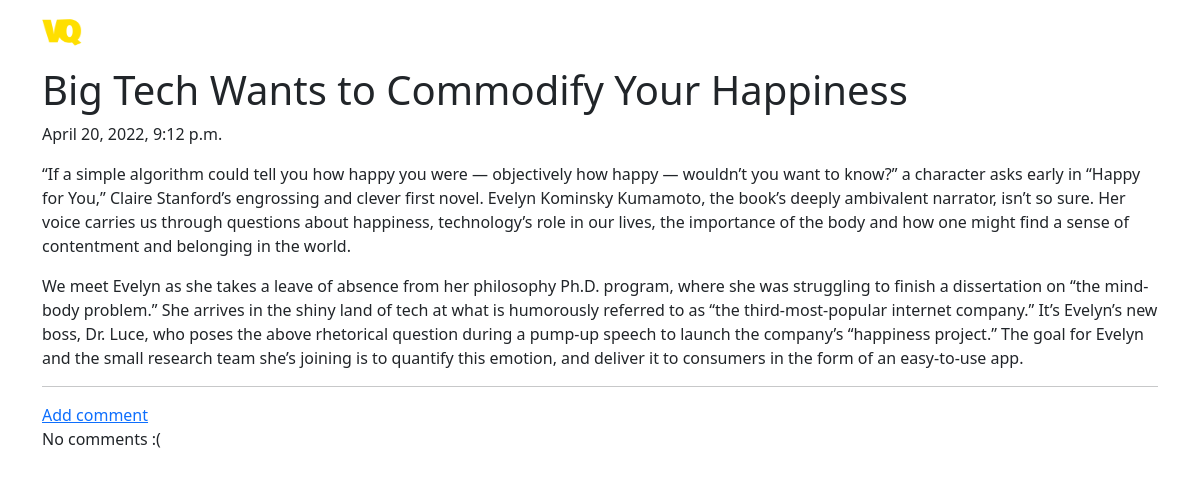
Page /post/9 on the committed database.
### blog/models.py (models this page shows, shortened)
class Post(models.Model):
    author = models.ForeignKey('auth.User', on_delete=models.CASCADE)
    title = models.CharField(max_length=200)
    text = models.TextField()
    create_date = models.DateTimeField(default=timezone.now)
    published_date = models.DateTimeField(blank=True, null=True)

### blog/views.py (the view)
# urls.py: path('post/<int:pk>', PostDetailView.as_view(), name='post_detail'),
class PostDetailView(DetailView):
    model = Post

### blog/templates/blog/post_detail.html (shortened to what this page needs)
{% extends 'blog/base.html' %}
{% block content %}
    <div class="block block_theme">
        <h1 class="post_title">{{ post.title }}</h1>
        {% if post.published_date %}
            <div class="date post_date">
                {{ post.published_date }}
            </div>
        {% else %}
            <a href="{% url 'post_publish' pk=post.pk %}" class="btn btn-primary">Publish</a>
        {% endif %}
        <p class="post_content">{{ post.text|safe|linebreaksbr }}</p>
        <hr>
    </div>
    <div class="d-flex flex-column">
     <a href="{% url 'add_comment_to_post' pk=post.pk %}" class="flex-grow-4 button button-comment">Add comment</a>
        <div class="block comment_theme flex-grow-1">
            {% for comment in post.comments.all %}
                {% if user.is_authenticated or comment.approved_comment %}
                    {{ comment.create_date }}
                    {% if not comment.approved_commed %}
                        <a href="{% url 'comment_remove' pk=comment.pk %}" class="btn btn-default">
                            <span class="glyphicon glyphicon-remove"></span>
                        </a>
                        <a href="{% url 'comment_approve' pk=comment.pk %}" class="btn btn-primary">
                            <span class="glyphicon glyphicon-ok"></span>
                        </a>
                    {% endif %}
                    <p>{{ comment.text|safe|linebreaks }}</p>
                    <p>Posted by: {{ comment.author }}</p>
                {% endif %}
                {% empty %}
                <p>No comments :(</p>
            {% endfor %}
        </div>
    </div>
{% endblock %}

### rows in the picture
Post: title "Big Tech Wants to Commodify Your Happiness", published_date "April 20, 2022, 9:12 p.m.", text "“If a simple algorithm could tell you how happy you were — objectively how happy — wouldn’t you want to know?” a character asks early in “Happy for You,” Claire Stanford’s engrossing and clever first novel. Evelyn Kominsky Kumamoto, the book’s deeply ambivalent narrator, isn’t so sure. Her voice carries us through questions about happiness, technology’s role in our lives, the importance of the body and how one might find a sense of contentment and belonging in the world. We meet Evelyn as she takes a leave of absence from her philosophy Ph.D. program, where she was struggling to finish a dissertation on “the mind-body problem.” She arrives in the shiny land of tech at what is humorously…"
